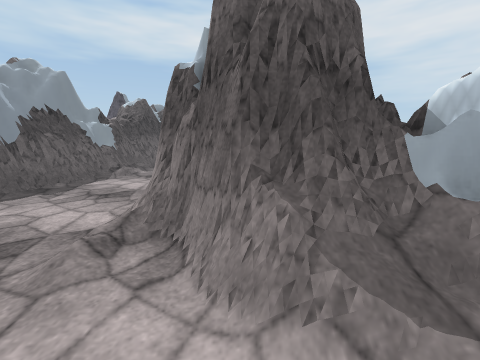
View 1 (above)

18 first-person views from a walk through a scene from a Unity 3-D project. The camera is 1.4 m above the floor, tilts 10° down and sees 90° across. The floor is counted in squares, 1 m on a side. Each view is taken from the middle of a square. On the plan, view 1 faces up. The plan holds only what a view shows up to about 13 squares ahead; the rest is blank. The place goes on beyond the plan. Some surface patterns are stand-ins.

View 2
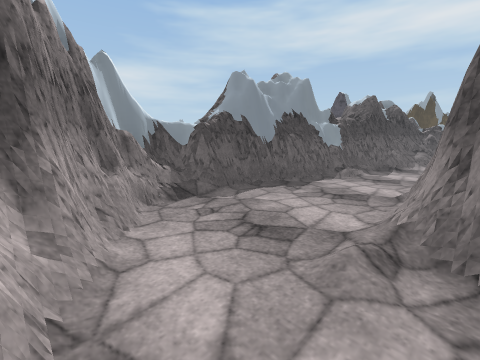

View 3
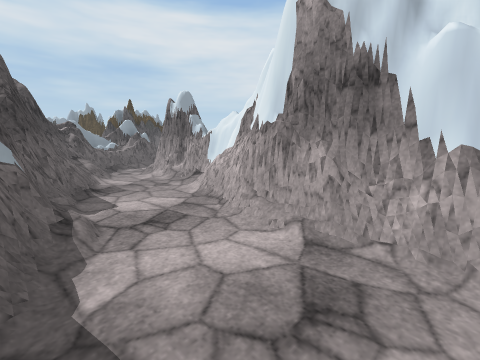

View 4
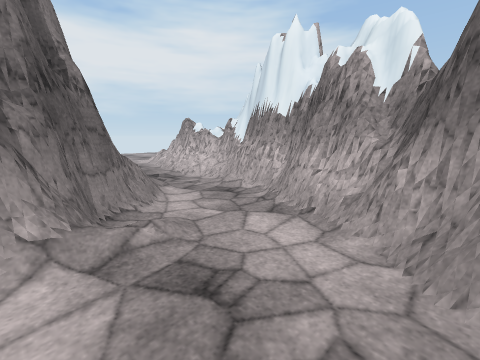

View 5
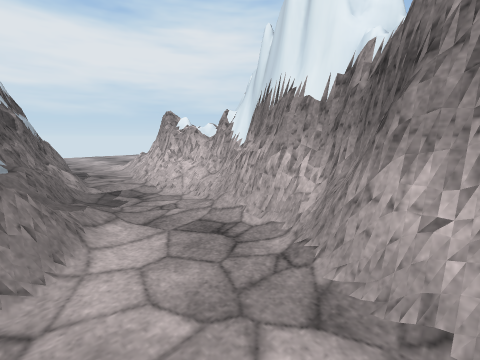

View 6
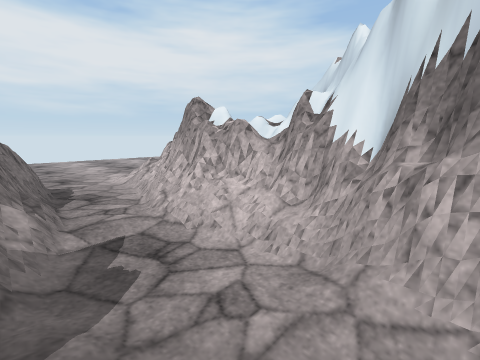

View 7
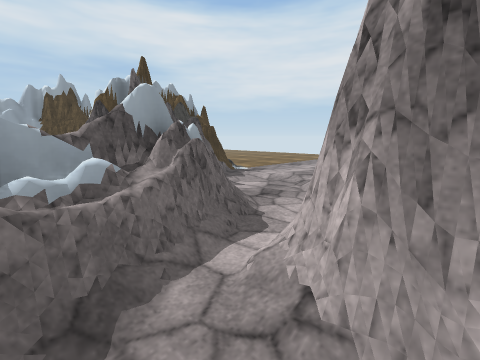

View 8
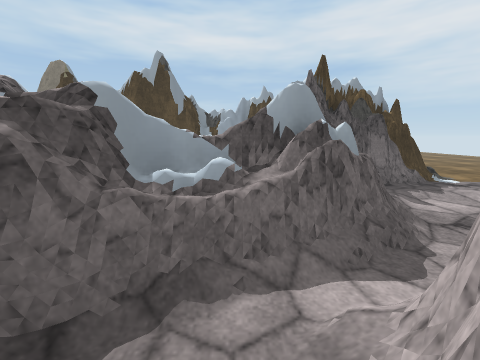

View 9
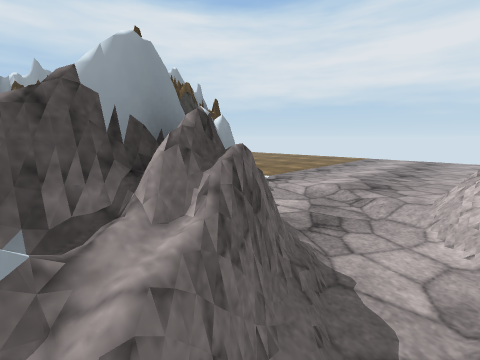

View 10
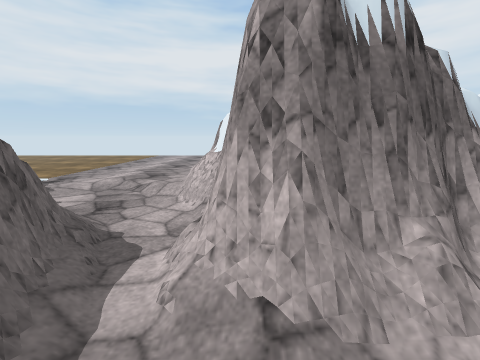

View 11
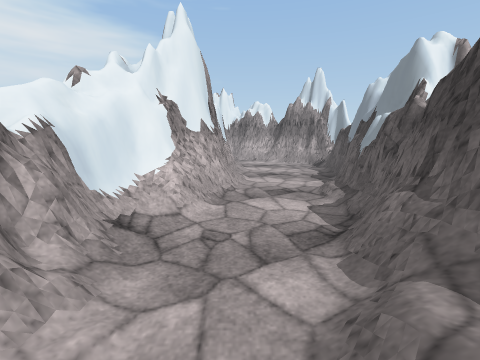

View 12
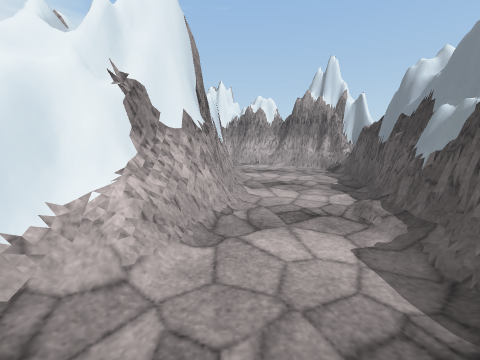

View 13
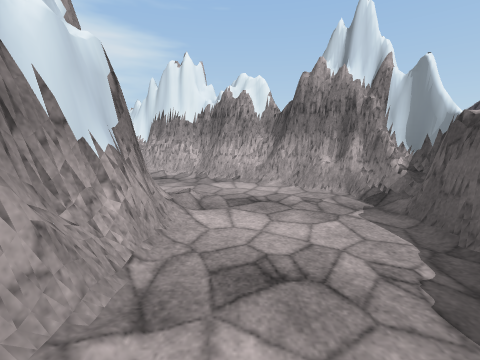

View 14
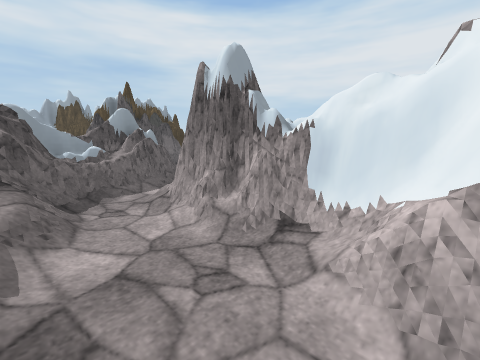

View 15
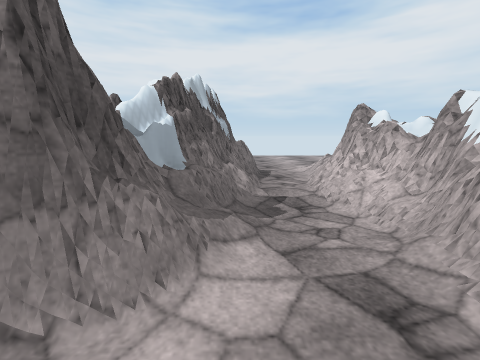

View 16
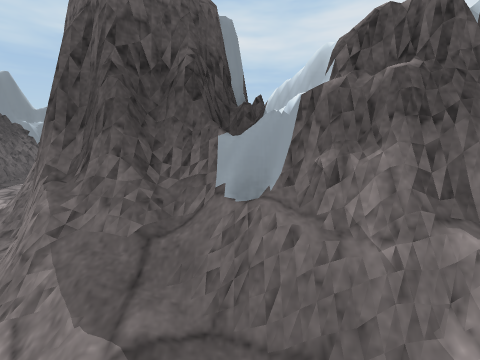

View 17
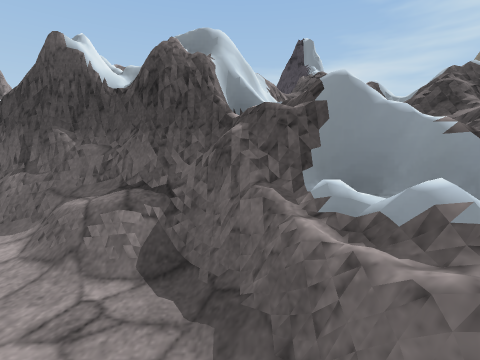

View 18
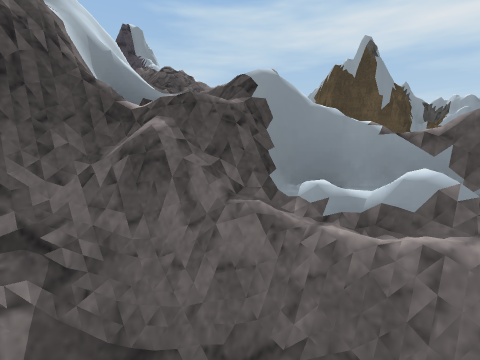

### Floor plan
Key: @ floor where view 1 was taken; # wall or solid block; x gap in a wall; . main floor; : floor 0.25 m higher than the main floor; / step, stairs or slope; = window, fence, low wall or low ledge; ^ raised ledge.
Columns run from 7 left of view 1 to 7 right of it. Each row starts with its distance up from view 1.
 24   ##
 23             #=.
 22        #   ##..
 21       =#####...
 20           .....
 19        ##/..:::
 18      ###=/..:::
 17    ###^#=../:::
 16    ##=..x.=# /:
 15    #=..#####
 14    #=..##
 13    #:..##
 12   ##...##
 11   ##../##
 10   #...##
  9  ##...##
  8  ##..=#
  7  #...=#
  6  #...=#
  5 ##...=#  #
  4 ##.../#####
  3 #=.../#####
  2 ##.....######
  1 ###=....//=####
  0   ###=.@...::::
 -1    #####/#===..
 -2      #########=
 -3          ###  =
 -4            #

Where each view was taken, in squares from view 1:
view 1: 0 up, 0 right, facing up
view 2: 0 up, 1 left, facing up-left
view 3: 5 up, 5 left, facing up-right
view 4: 4 up, 5 left, facing down-right
view 5: 2 up, 3 left, facing down-right
view 6: 1 up, 0 right, facing down-right
view 7: 14 up, 2 left, facing up-right
view 8: 14 up, 1 left, facing up
view 9: 16 up, 1 left, facing up-right
view 10: 15 up, 2 left, facing right
view 11: 15 up, 2 left, facing down
view 12: 13 up, 2 left, facing down
view 13: 8 up, 3 left, facing down
view 14: 10 up, 3 left, facing up-right
view 15: 1 up, 2 left, facing right
view 16: 0 up, 2 right, facing up
view 17: 16 up, 0 right, facing left
view 18: 15 up, 1 left, facing up-left
